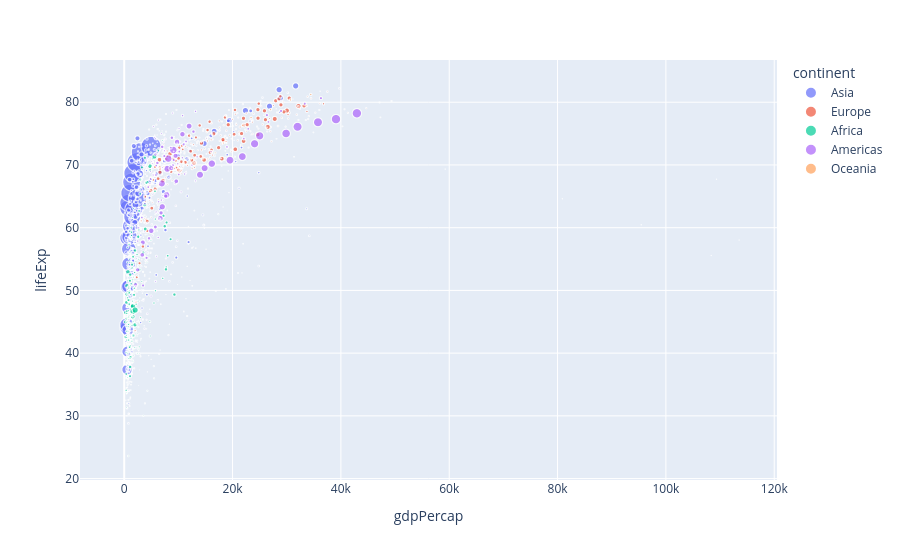

Here is the notebook cell this chart was saved with:
### Code cell
# px.scatter

fig = px.scatter(df_gapminder, x="gdpPercap", y="lifeExp",
                 color="continent",
                 size="pop",
                 hover_data=["country"])

# hover에 표시되는 대상은 데이터프레임 컬럼을 전달받는 인자 x, y, color, size

# hover_data=["country"]
# 추가로 보여줄 데이터프레임의 컬럼을 지정

fig.show()

### Figure 1 — Plotly figure (JSON) as saved in the notebook; plotly's stock layout.template omitted (floating-point values rounded to 4 significant figures; data arrays with more than 128 entries replaced by an {"elided": "..."} marker saying what was removed)
{"data": [{"customdata": {"elided": "396x1 str values"}, "hovertemplate": "continent=Asia<br>gdpPercap=%{x}<br>lifeExp=%{y}<br>pop=%{marker.size}<br>country=%{customdata[0]}<extra></extra>", "legendgroup": "Asia", "marker": {"color": "#636efa", "size": {"elided": "396 int values"}, "sizemode": "area", "sizeref": 3297000.0, "symbol": "circle"}, "mode": "markers", "name": "Asia", "showlegend": true, "type": "scattergl", "x": {"elided": "396 float values"}, "xaxis": "x", "y": {"elided": "396 float values"}, "yaxis": "y"}, {"customdata": {"elided": "360x1 str values"}, "hovertemplate": "continent=Europe<br>gdpPercap=%{x}<br>lifeExp=%{y}<br>pop=%{marker.size}<br>country=%{customdata[0]}<extra></extra>", "legendgroup": "Europe", "marker": {"color": "#EF553B", "size": {"elided": "360 int values"}, "sizemode": "area", "sizeref": 3297000.0, "symbol": "circle"}, "mode": "markers", "name": "Europe", "showlegend": true, "type": "scattergl", "x": {"elided": "360 float values"}, "xaxis": "x", "y": {"elided": "360 float values"}, "yaxis": "y"}, {"customdata": {"elided": "624x1 str values"}, "hovertemplate": "continent=Africa<br>gdpPercap=%{x}<br>lifeExp=%{y}<br>pop=%{marker.size}<br>country=%{customdata[0]}<extra></extra>", "legendgroup": "Africa", "marker": {"color": "#00cc96", "size": {"elided": "624 int values"}, "sizemode": "area", "sizeref": 3297000.0, "symbol": "circle"}, "mode": "markers", "name": "Africa", "showlegend": true, "type": "scattergl", "x": {"elided": "624 float values"}, "xaxis": "x", "y": {"elided": "624 float values"}, "yaxis": "y"}, {"customdata": {"elided": "300x1 str values"}, "hovertemplate": "continent=Americas<br>gdpPercap=%{x}<br>lifeExp=%{y}<br>pop=%{marker.size}<br>country=%{customdata[0]}<extra></extra>", "legendgroup": "Americas", "marker": {"color": "#ab63fa", "size": {"elided": "300 int values"}, "sizemode": "area", "sizeref": 3297000.0, "symbol": "circle"}, "mode": "markers", "name": "Americas", "showlegend": true, "type": "scattergl", "x": {"elided": "300 float values"}, "xaxis": "x", "y": {"elided": "300 float values"}, "yaxis": "y"}, {"customdata": [["Australia"], ["Australia"], ["Australia"], ["Australia"], ["Australia"], ["Australia"], ["Australia"], ["Australia"], ["Australia"], ["Australia"], ["Australia"], ["Australia"], ["New Zealand"], ["New Zealand"], ["New Zealand"], ["New Zealand"], ["New Zealand"], ["New Zealand"], ["New Zealand"], ["New Zealand"], ["New Zealand"], ["New Zealand"], ["New Zealand"], ["New Zealand"]], "hovertemplate": "continent=Oceania<br>gdpPercap=%{x}<br>lifeExp=%{y}<br>pop=%{marker.size}<br>country=%{customdata[0]}<extra></extra>", "legendgroup": "Oceania", "marker": {"color": "#FFA15A", "size": [8691212, 9712569, 10794968, 11872264, 13177000, 14074100, 15184200, 16257249, 17481977, 18565243, 19546792, 20434176, 1994794, 2229407, 2488550, 2728150, 2929100, 3164900, 3210650, 3317166, 3437674, 3676187, 3908037, 4115771], "sizemode": "area", "sizeref": 3297000.0, "symbol": "circle"}, "mode": "markers", "name": "Oceania", "showlegend": true, "type": "scattergl", "x": [10040.0, 10950.0, 12220.0, 14530.0, 16790.0, 18330.0, 19480.0, 21890.0, 23420.0, 27000.0, 30690.0, 34440.0, 10560.0, 12250.0, 13180.0, 14460.0, 16050.0, 16230.0, 17630.0, 19010.0, 18360.0, 21050.0, 23190.0, 25190.0], "xaxis": "x", "y": [69.12, 70.33, 70.93, 71.1, 71.93, 73.49, 74.74, 76.32, 77.56, 78.83, 80.37, 81.23, 69.39, 70.26, 71.24, 71.52, 71.89, 72.22, 73.84, 74.32, 76.33, 77.55, 79.11, 80.2], "yaxis": "y"}], "layout": {"legend": {"itemsizing": "constant", "title": {"text": "continent"}, "tracegroupgap": 0}, "margin": {"t": 60}, "xaxis": {"anchor": "y", "domain": [0, 1], "title": {"text": "gdpPercap"}}, "yaxis": {"anchor": "x", "domain": [0, 1], "title": {"text": "lifeExp"}}}}
